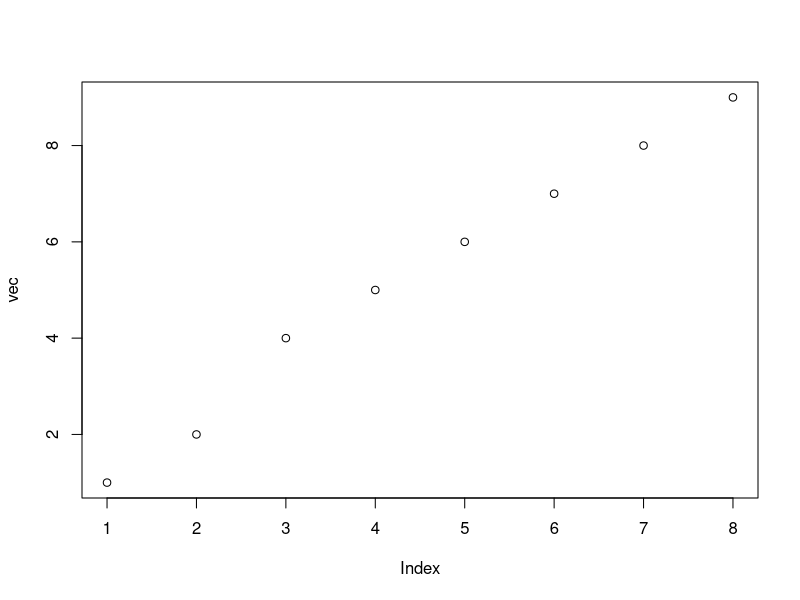
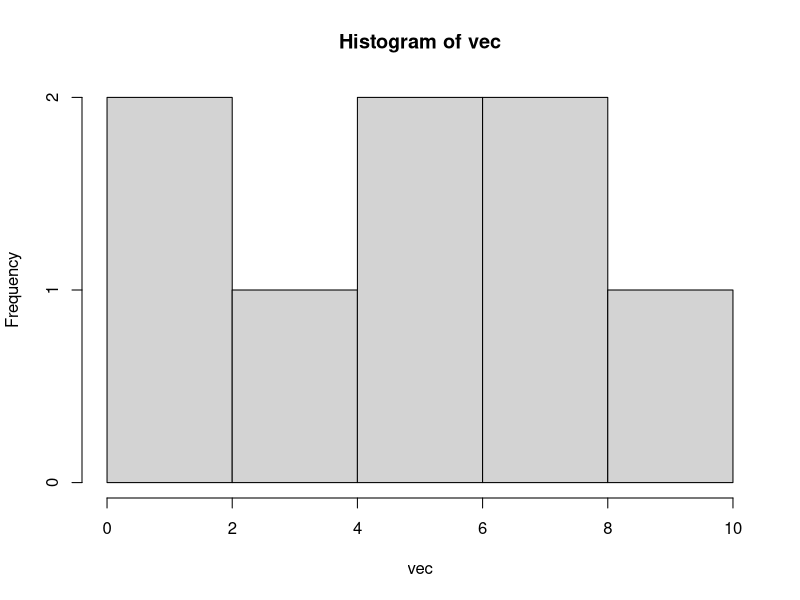

These charts were generated, in order, by the following R code: (Note: this script raises an error after producing the figures.)
#Just some good old data structures

# Vectors
# Vectors are 2d arrays. All have the same data type.

vec <- c(1,2,3,4,5)
#First component 
vec[1]
#Last component
vec[length(vec)]
#First two components
vec[1:2]
#Last two components (hard coded - must be a better way)
vec[5:4]
#Last two components using the c notiation (this is better)
vec[c(length(vec),length(vec)-1)]
#Are two vectors equal?
v1<-c(8,9,10)
v2<-c(2*4,3*3,5*2)
v1==v2
#Give the vectors some names
names(vec)<- c("one","two","three","four","five")
#Return only the values of a vector
unname(vec)
#Reference a specific vector
vec["three"]
#Append to vector
vec<-c(vec,6,7,8,9)
#Remove from vector - kills number two
vec<-vec[-2]
#Injects component at a particular location
vec[2]<-2
vec
#Check the length of a vector
length(vec)
#get to know your vec - 10 steps
str(vec)
summary(vec)
table(vec)
View(vec)
max(vec)
min(vec)
mean(vec)
median(vec)
typeof(vec)
class(vec)
length(vec)
plot(vec)
hist(vec)
head(vec)
tail(vec)
sum(vec)
#combine vectors
v1+v2
#conditional selection of a vector in two steps
cvecindex <- vec>5
cvec <-vec[cvecindex]


#-------------------------------------------
# Matrices
# Matrices are a collection of vectors or 3d arrays. All components have the same datatype.
A = matrix( 
  c(2, 4, 3, 1, 5, 7), # the data elements 
  nrow=2,              # number of rows 
  ncol=3,              # number of columns 
  byrow = TRUE)        # fill matrix by rows 
matrix(1:9, nrow=3, byrow=TRUE) # create a square matrix
colnames(A) <- c("c1","c2","c3") # add names for columns
rownames(A) <- c("r1","r2","r3") # add names for rows
rowSums(A) # calculate totals for each row of a matrix
colSums(A) # calculate totals for each column of a matrix
dimnames = list(c("A New Hope", "The Empire Strikes Back", "Return of the Jedi"), c("US", "non-US"))
cbind(matrix1,matrix2) # add a new entry with values 
rbind(matrix1,matrix2) # add a new variable with values
my_matrix[,1] # select all the rows but only first column
my_matrix[1,] # select all columns of first row
t(B)          # transpose of B 
c(B) # deconstruct a matrix which combines all column vectors into one.



#-------------------------------------------
# Data frames
# Data frames are like spreadsheets. Variables are stored in columns and observations in rows. Each column must have the same data type.
df <- data.frame(a,b,c,d) # where a, b, c, d are vectors
df[1,3] # first row, third column
my_df[1:3,2:4] # selects rows 1, 2, 3 and columns 2, 3, 4
my_df[,"NameOfColumn"] # selects values of "NameOfColumn" column
my_df$NameOfColumn # selects values of "NameOfColumn" column
planets_df[1:5,c("name","diameter")] # select first five values of both these columns
subset(my_df, subset = some_condition)
df_sub <- subset(planets_df, type=="Gas giant")
subset(planets_df, diameter<1)
order() # A function that gives you the ranked position of each element
#funny <- c(5,9,2,3) ... order(funny) ... 3 4 1 2
funny[order(funny)] # orders the values - 2 3 5 9
order(dataset, na.last = TRUE, decreasing = FALSE, method = c("auto", "shell", "radix"))



#-------------------------------------------
# Lists
# Lists are like JSON.
my_list <- list(my_vector,my_matrix,my_df) # these three components can be vectors, matrices or data frames.
my_list <- list(name1 = your_comp1, name2 = your_comp2) # you can give each list a name
names(my_list) <- c("name1", "name2") # add names to existing list
shining_list[[1]]
shining_list[["reviews"]]
shining_list$reviews
newlist <- c(oldlist,year=1980) # add new variable with observation = 1980 to the list



#-------------------------------------------
# Factors
# Factors are a statistical data type used to store categorical/nominal variables
factor_create <-factor(gender_vector)
sample_df$race <- factor(sample_df$race) # set the race column as a factor
levels(sample_df$race) # see the levels of our race column
factor(temp, order=TRUE, levels=c("L","M","H")) # ordinal data
levels(factor_survey_vector) <- c("Female","Male") # overrides the default levels and values
summary(temp)
mtcars$fcyl <- as.factor(mtcars$cyl) # convert a dataset as a factor